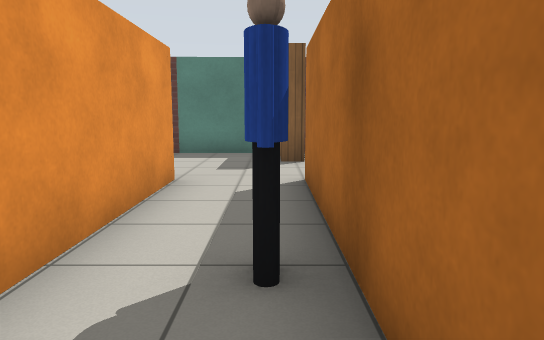
view 1 (above)

17 first-person views from a walk through a world built for the Gazebo simulator. The camera is 1 m above the floor, tilts 8° down and sees 70° across. The floor is counted in squares, 1 m on a side. Each view is taken from the middle of a square. On the plan, view 1 faces up. The plan holds only what a view shows up to about 14 squares ahead; the rest is blank. Gazebo's built-in surfaces are drawn with simple patterns. Simple shapes stand in for some stock models.

view 2
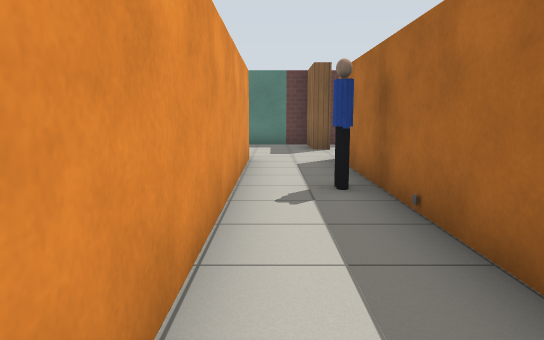

view 3
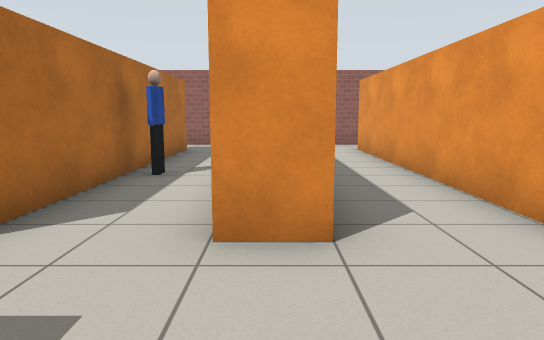

view 4
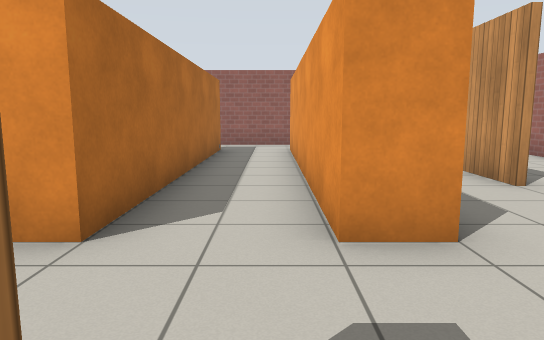

view 5
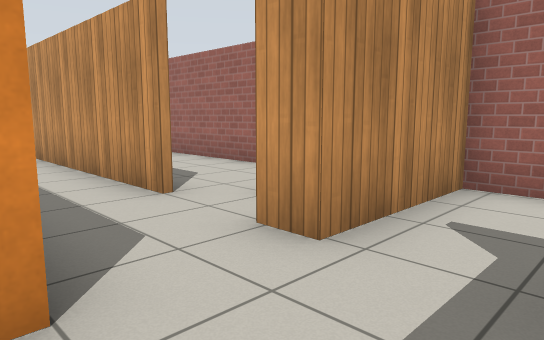

view 6
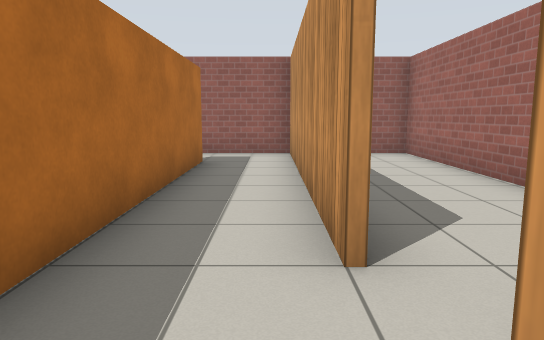

view 7
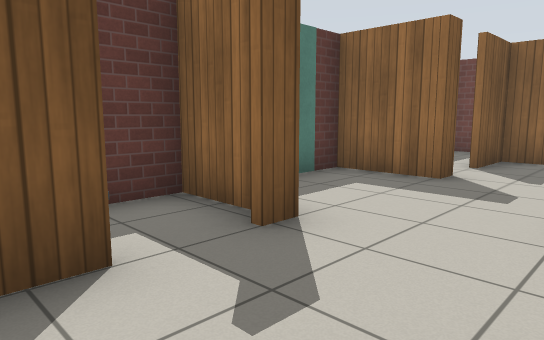

view 8
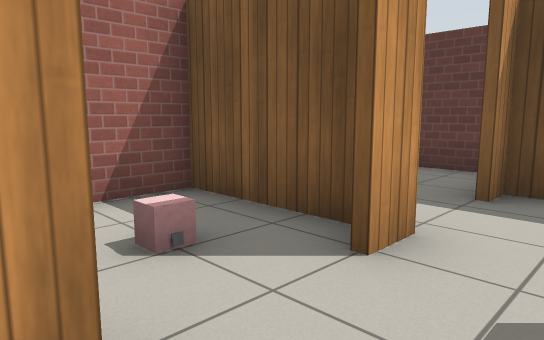

view 9
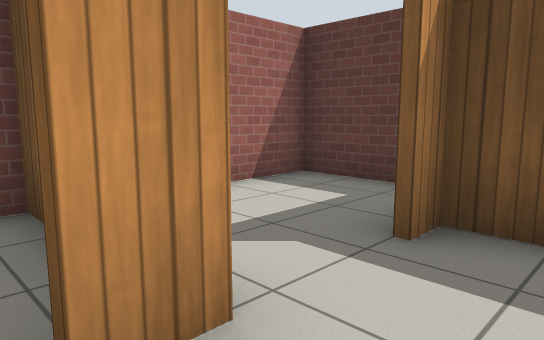

view 10
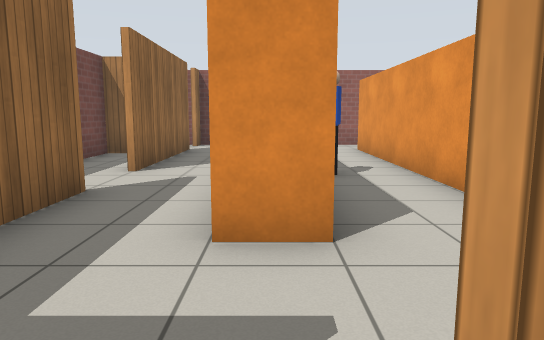

view 11
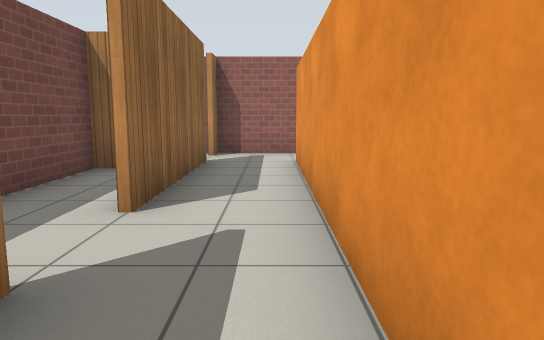

view 12
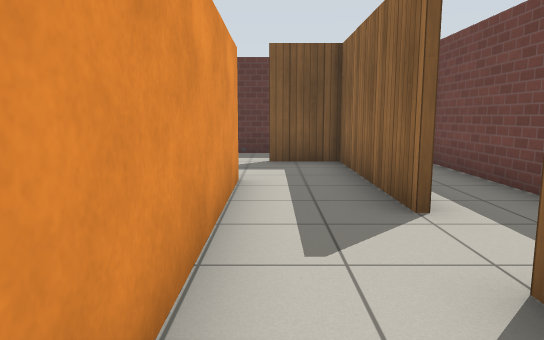

view 13
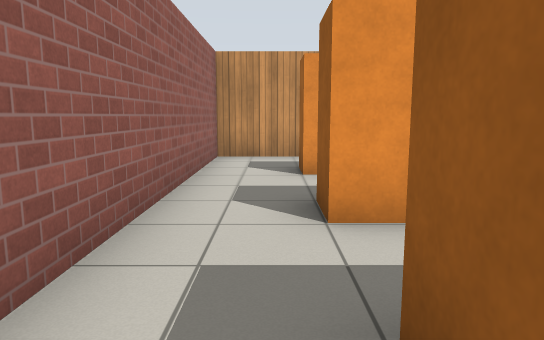

view 14
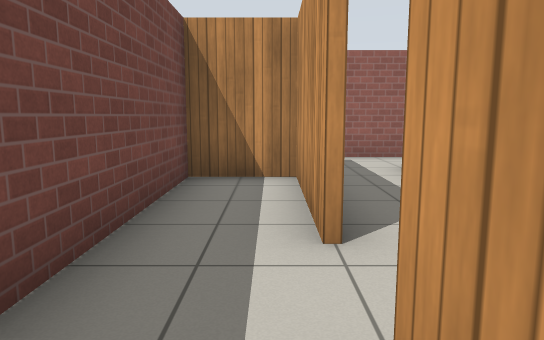

view 15
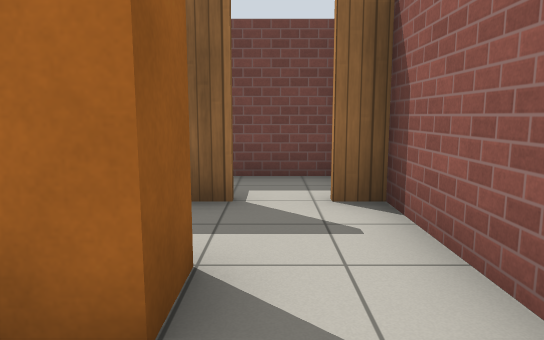

view 16
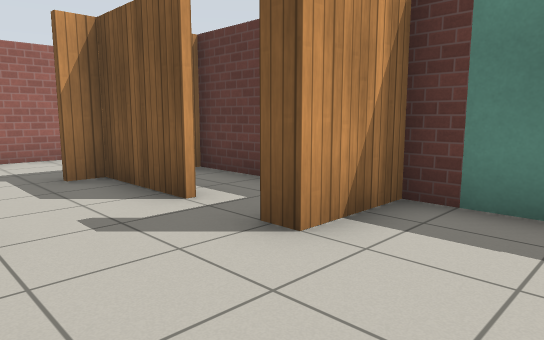

view 17
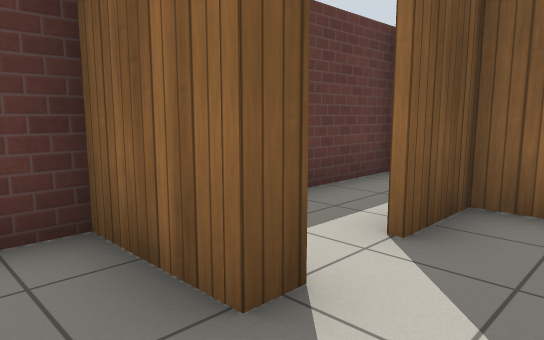

### Floor plan
Points are (right, up) in squares from view 1. A wall is a line through its corners. A room is listed if a view was taken in it or the views show most of it. See-through windows are left out.
Room 1 (views 1, 2, 3, 15, 16, 17)
walls: (-1.5, 6) (-1.5, -2.5) (-2.5, -2.5) (-2.5, 6) (-1.5, 6); (-4.5, 6) (-4.5, -2.5); (0.8, 8.5) (0.2, 8.5) (0.2, 10.4); (1.5, -2.5) (0.5, -2.5) (0.5, 6) (1.5, 6); (-3.1, 10.4) (-3.1, 8.5) (-3.7, 8.5); (-4.4, -4.3) (1.5, -4.3)
ways out: opening at (-4, 9) to room 2; opening at (-5, 7.5) to room 3; opening at (-5, -3.5) to room 4; opening at (1, 8) to room 5; opening at (1, -3.5) to room 6; opening at (1, 7) to room 6
objects: door leaf (-2, 11) to (-1, 11); other object (0, 1); person (0, 2)
Room 2 (view 4)
walls: (-3.3, 9) (-3.3, 10.4); (-2.4, 10.4) (-7.4, 10.4)
ways out: opening at (-4, 9) to room 1
objects: other object (-4, 10)
Room 3 (views 5, 6, 7)
walls: (-8.1, 10.4) (-10.6, 10.4) (-10.6, 6) (-7.4, 6) (-7.4, 5.4); (-4.9, 8.5) (-7.4, 8.5) (-7.4, 7.9); (-5.5, 6) (-4.5, 6)
ways out: opening at (-5, 7.5) to room 1; opening at (-6.5, 6) to room 4
Room 4 (views 8, 9)
walls: (-4.5, -2.5) (-5.5, -2.5) (-5.5, 4); (-7.4, 3.6) (-7.4, -4.3) (-4.4, -4.3)
ways out: opening at (-5, -3.5) to room 1; opening at (-6.5, 6) to room 3; opening at (-8, 4.5) to room 8
Room 5 (view 10)
walls: (5.4, 9.6) (5.4, 10.4) (0.9, 10.4)
ways out: opening at (1, 8) to room 1
Room 6 (views 11, 12, 13)
walls: (3.5, 3.9) (3.5, 8.5) (1.9, 8.5); (3.5, -2.6) (3.5, 2.1); (1.5, 6) (1.5, -2.5); (1.5, -4.3) (3.5, -4.3) (3.5, -3.6)
ways out: opening at (1, -3.5) to room 1; opening at (1, 7) to room 1; opening at (3, 3) to room 7; opening at (3, -3)
Room 7 (view 14)
walls: (3.6, 4.6) (3.6, 3.9); (5.4, 4.8) (5.4, 8.1); (3.6, 2.1) (3.6, -1.3) (5.4, -1.3) (5.4, 3.2)
ways out: opening at (3, 3) to room 6
Room 8 (no view inside)
walls: (-10.6, 2) (-10.6, -4.3) (-9.6, -4.3); (-7.9, 6) (-10.6, 6) (-10.6, 4.6)
ways out: opening at (-8, 4.5) to room 4
objects: pink box (-9, 3); marker (-9, 4)

Positions as (right, up) in squares from view 1, and headings:
1: (0, 0), facing up
2: (-1, -3), facing up
3: (-2, 9), facing down
4: (-4, 9), facing down
5: (-5, 8), facing down-left
6: (-7, 6), facing down
7: (-6, 6), facing up-right
8: (-6, 3), facing up-left
9: (-6, 5), facing up-left
10: (1, 9), facing down
11: (2, 6), facing down
12: (2, 0), facing up
13: (2, -3), facing left
14: (4, 5), facing down
15: (-1, -3), facing right
16: (-1, 6), facing up-left
17: (-1, 7), facing up-right
